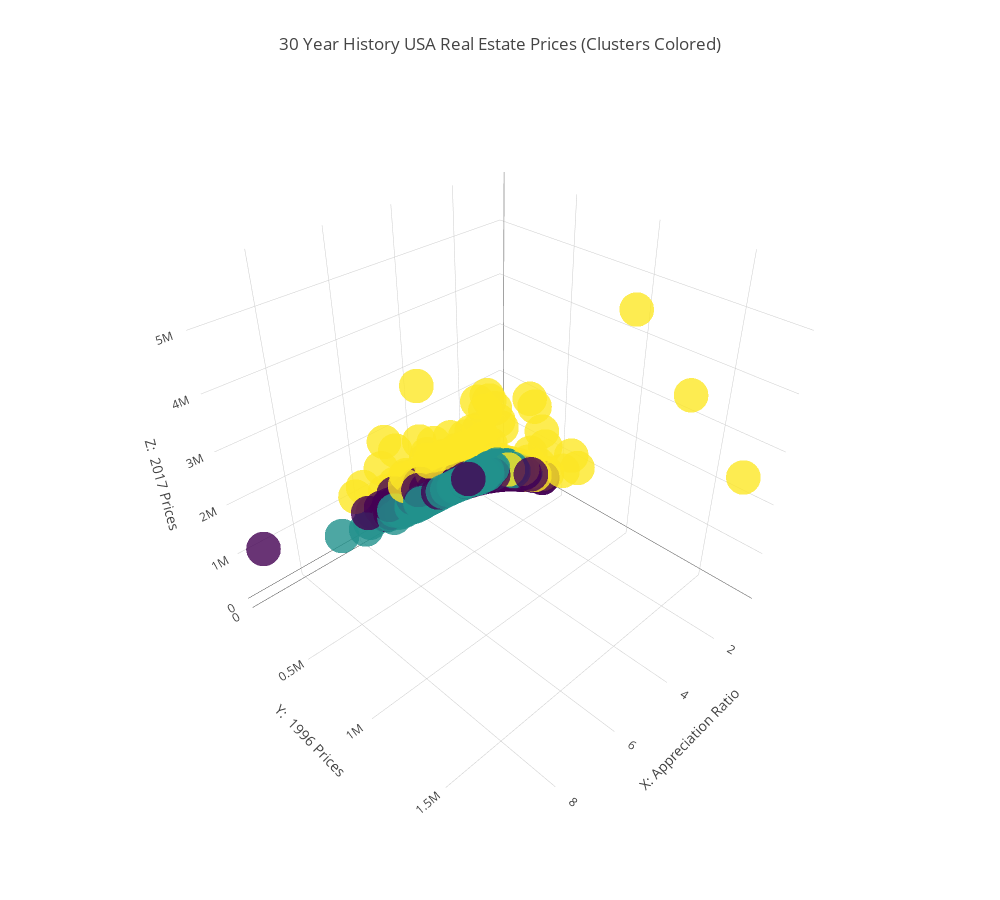

The cell this chart's notebook holds for it:
### Code cell
import plotly.offline as py
import plotly.graph_objs as go
trace1 = go.Scatter3d(
    x=cluster_df["appreciation_ratio"],
    y=cluster_df["1996-04"],
    z=cluster_df["2017-09"],
    mode='markers',
    text=cluster_df["CityZipCodeAppRatio"],
    marker=dict(
        size=12,
        color=cluster_df["cluster"],                # set color to an array/list of desired values
        colorscale='Viridis',   # choose a colorscale
        opacity=0.8
    )
)
#print(trace1)
data = [trace1]
layout = go.Layout(
    showlegend=False,
    title="30 Year History USA Real Estate Prices (Clusters Colored)",
    scene = dict(
        xaxis = dict(title='X: Appreciation Ratio'),
        yaxis = dict(title="Y:  1996 Prices"),
        zaxis = dict(title="Z:  2017 Prices"),
    ),
    width=1000,
    height=900,
)
fig = go.Figure(data=data, layout=layout)
py.iplot(fig, filename='3d-scatter-colorscale')

### Figure 1 — Plotly figure (JSON) as saved in the notebook; plotly's stock layout.template omitted (floating-point values rounded to 4 significant figures; data arrays with more than 128 entries replaced by an {"elided": "..."} marker saying what was removed)
{"data": [{"marker": {"color": {"elided": "10015 int values"}, "colorscale": "Viridis", "opacity": 0.8, "size": 12}, "mode": "markers", "text": {"elided": "10015 str values"}, "type": "scatter3d", "x": {"elided": "10015 float values"}, "y": {"elided": "10015 int values"}, "z": {"elided": "10015 int values"}}], "layout": {"height": 900, "scene": {"xaxis": {"title": "X: Appreciation Ratio"}, "yaxis": {"title": "Y:  1996 Prices"}, "zaxis": {"title": "Z:  2017 Prices"}}, "showlegend": false, "title": "30 Year History USA Real Estate Prices (Clusters Colored)", "width": 1000}}
